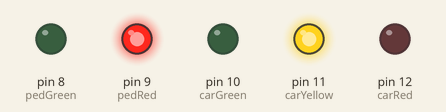
Simulated run of this sketch. Board: Arduino Uno, built with avr-gcc and run on an emulated ATmega328P. On the bench: output pins drawn as LEDs (lit = HIGH).

Above: at 1.0 s.
At 2.5 s:
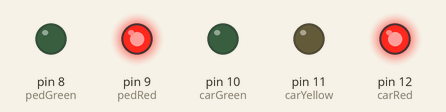
At 5.6 s:
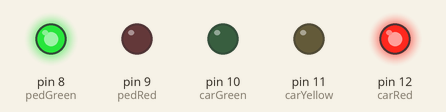
At 9.37 s:
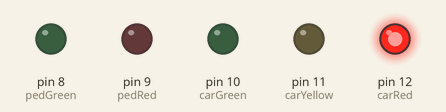
At 13.0 s:
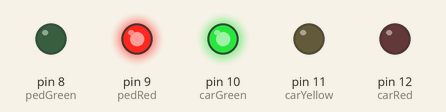
Timing chart, 0 to 18.2 s (numbered marks = the images above):
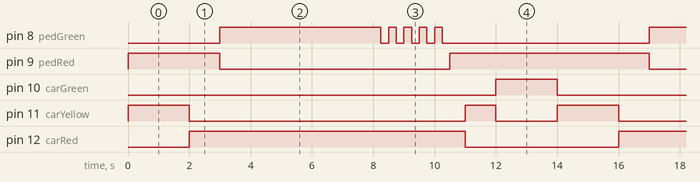

The sketch:

TrafficLight2.ino
```cpp
int carRed = 12;
int carYellow = 11;
int carGreen = 10;

int pedRed = 9;
int pedGreen = 8;

int crossTime = 5000;

void setup() {
pinMode(carRed, OUTPUT);
pinMode(carYellow, OUTPUT);
pinMode(carGreen, OUTPUT);

pinMode(pedRed, OUTPUT);
pinMode(pedGreen, OUTPUT);

digitalWrite(carGreen, HIGH);

digitalWrite(pedRed, HIGH);
}

void loop() {
digitalWrite(carGreen, LOW);

digitalWrite(carYellow, HIGH);
delay(2000);

digitalWrite(carYellow, LOW);

digitalWrite(carRed, HIGH);
delay(1000);

digitalWrite(pedRed, LOW);

digitalWrite(pedGreen, HIGH);
delay(crossTime);

for (int x=0; x<5; x++) {
digitalWrite(pedGreen, HIGH);
delay(250);

digitalWrite(pedGreen, LOW);
delay(250);
}

digitalWrite(pedRed, HIGH);
delay(500);

digitalWrite(carYellow, HIGH);

digitalWrite(carRed, LOW);
delay(1000);

digitalWrite(carYellow, LOW);
digitalWrite(carGreen, HIGH);
delay(2000);
}
```

Measured:
- by itself, pin 8 (pedGreen): repeats every 14.0 s: 4 × (LOW 0.25 s, HIGH 0.25 s), LOW 6.8 s, HIGH 5.3 s
- by itself, pin 9 (pedRed): alternates HIGH for 6.5 s and LOW for 7.5 s
- by itself, pin 10 (carGreen): alternates HIGH for 2.0 s and LOW for 12.0 s
- by itself, pin 11 (carYellow): repeats every 14.0 s: LOW 9.0 s, HIGH 1.0 s, LOW 2.0 s, HIGH 2.0 s
- by itself, pin 12 (carRed): alternates HIGH for 9.0 s and LOW for 5.0 s
